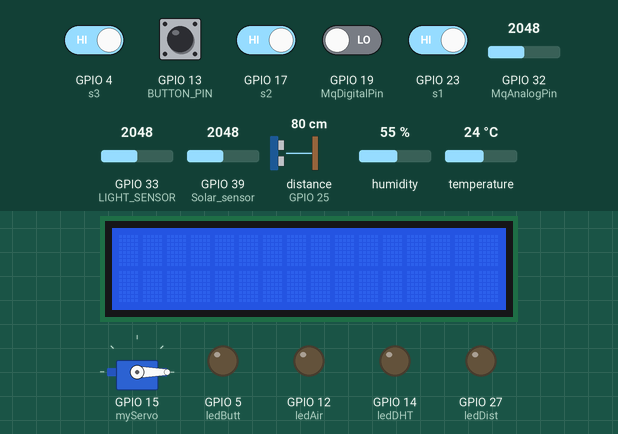
Recording of a sketch running on a simulated ESP32. On the bench: 16×2 character LCD, servo, output pins drawn as LEDs (lit = HIGH). Wiring (inferred from the names in the program): ultrasonic range finder: trigger GPIO 26; echo GPIO 25. Inputs (shaded band) come from the test bench; at power-on: GPIO 4 (s3), GPIO 13 (BUTTON_PIN), GPIO 17 (s2), GPIO 23 (s1) HIGH, GPIO 19 (MqDigitalPin) LOW, GPIO 32 (MqAnalogPin) = 2048, GPIO 33 (LIGHT_SENSOR) = 2048, GPIO 39 (Solar_sensor) = 2048, distance to the obstacle (sensor on GPIO 25) 80 cm, humidity 55 %, temperature 24 °C. The echo pulse lasts 58.3 µs per cm; WiFi joins after 1.5 s; servers stay silent unless stated; web services answer with replies made up by the test bench; pins used as bus, display or sensor lines are not drawn; what the sketch prints to the serial monitor is not drawn.

Above: at 4.8 s.
4.9 s: GPIO 4 (s3) driven LOW
At 6.8 s:
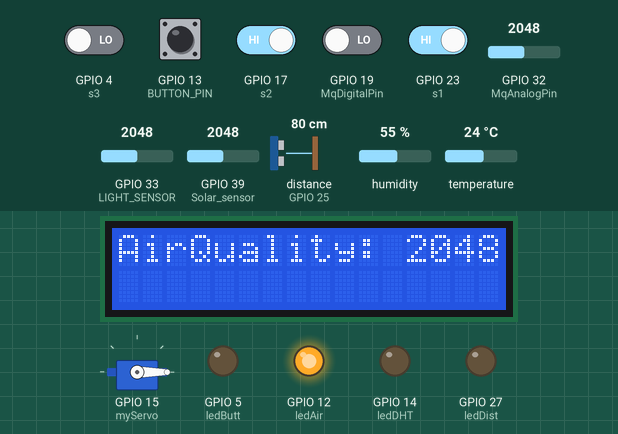
7.4 s: GPIO 17 (s2) driven LOW
At 9.3 s:
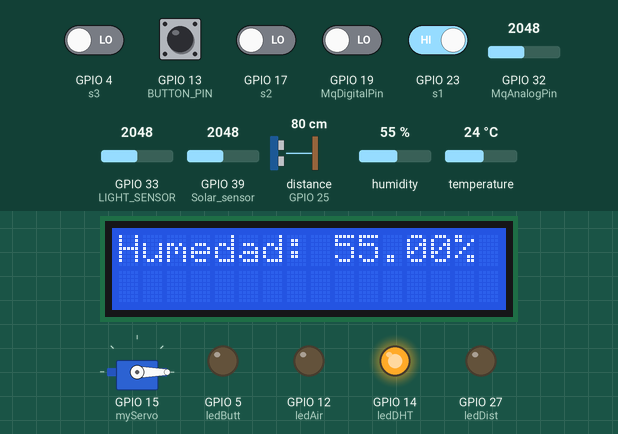
9.6 s: GPIO 23 (s1) driven LOW
At 11.0 s:
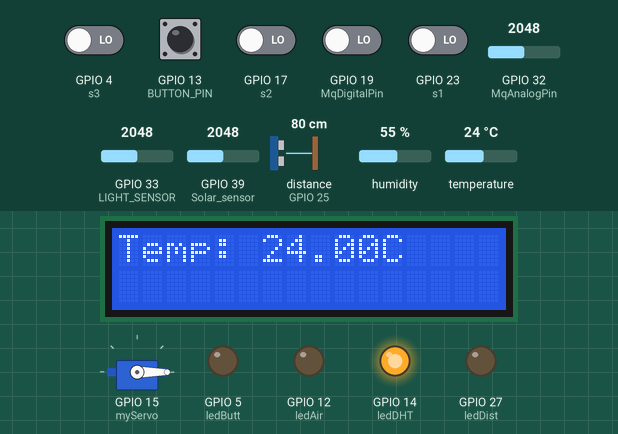
11.9 s: GPIO 17 (s2) driven HIGH
At 13.7 s:
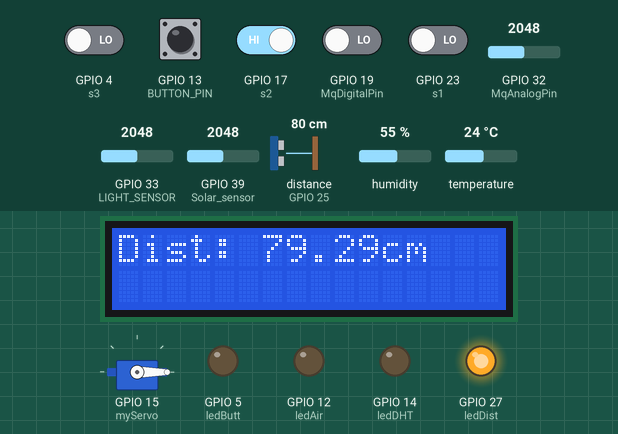
14.1 s: GPIO 4 (s3) driven HIGH
At 16.1 s:
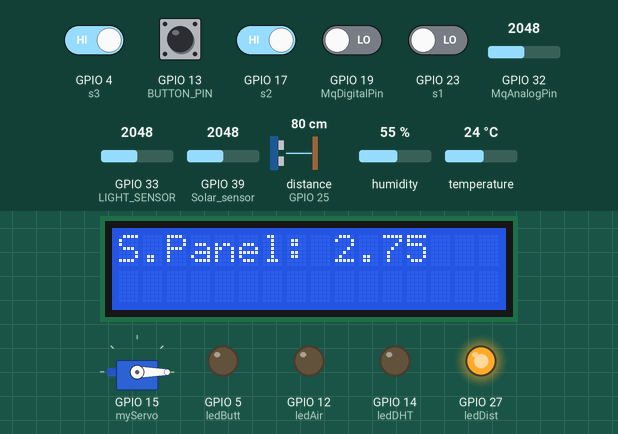
16.4 s: GPIO 17 (s2) driven LOW
At 17.7 s:
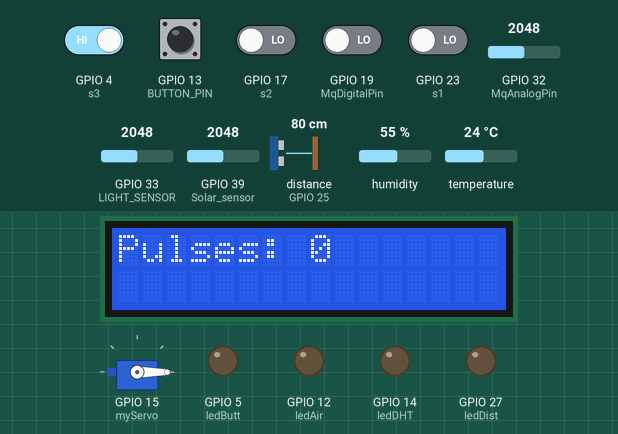
Timing chart, 0 to 19.4 s (numbered marks = the images above; inputs shaded):
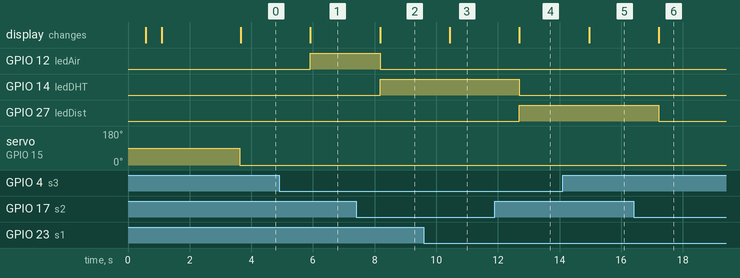

The sketch:

IOT_Reto.ino
```cpp
#include <HTTPClient.h>
#include <DHT.h>
#include <LiquidCrystal_I2C.h>
#include <ESP32Servo.h>

#define DHTTYPE DHT11
#define TRIG_PIN 26
#define ECHO_PIN 25
#define MqAnalogPin 32
#define MqDigitalPin 19
#define BUTTON_PIN 13
#define LIGHT_SENSOR 33
#define Solar_sensor 39

// Creacion LCD
LiquidCrystal_I2C lcd(0x27, 16, 2);

// Selectores
int s1 = 23;
int s2 = 17;
int s3 = 4;
int ledAir = 12;
int ledDHT = 14;
int ledButt = 5;
int ledDist = 27;
//Cosas para PanelSolar https://how2electronics.com/iot-based-solar-power-monitoring-system-with-esp32/
float R1 = 30000;
float R2 = 7500;
int value = 0;
float Vout = 0;
float Vin = 0 ;

Servo myServo; // Servo object

// Configuración Wi-Fi
const char* ssid = "Mau";
const char* password = "carspotter1";

/* const char* ssid = "InMorris-WiFi";
const char* password = "Umpalumpa.149";
 */
// Configuración de Thingspeak
String apiKey = "858RKIG8JVX5DXJQ";
const char* server = "http://api.thingspeak.com";

// Sensores
DHT dht(18, DHTTYPE);
float duration_us, distance_cm;

//Cosas para PushButtn
volatile int count = 0;
volatile unsigned long lastPressTime = 0; // Variable to track the last press time
void botonPulsado() {
  unsigned long currentTime = millis();
  if (currentTime - lastPressTime > 200) { // Debounce delay (200ms)
    count++;
    digitalWrite(ledButt, HIGH);
    lastPressTime = currentTime; // Update the last press time
  }
}

void setup() {
  // LCD
  lcd.init();
  lcd.backlight();
  // Serial
  Serial.begin(115200);
  // PinModes
  pinMode(TRIG_PIN, OUTPUT);
  pinMode(ECHO_PIN, INPUT);
  pinMode(MqDigitalPin, INPUT);
  pinMode(BUTTON_PIN, INPUT_PULLUP);
  pinMode(s1, INPUT);
  pinMode(s2, INPUT);
  pinMode(s3, INPUT);
  pinMode(ledAir, OUTPUT);
  pinMode(ledDist, OUTPUT);
  pinMode(ledDHT, OUTPUT);
  pinMode(ledButt, OUTPUT);
  analogSetAttenuation(ADC_11db);
  // DHT
  dht.begin();
  // WiFi
  WiFi.begin(ssid, password);
  Serial.print("Connecting to Wi-Fi");
  while (WiFi.status() != WL_CONNECTED) {
    delay(500);
    Serial.print(".");
    lcd.print("Connecting...");
  }
  Serial.println("\nConnected to Wi-Fi");
  Serial.print("IP Address: ");
  Serial.println(WiFi.localIP());
  delay(2000);
  //Interrupt
  attachInterrupt(BUTTON_PIN, botonPulsado, FALLING);
  ///Servo
  myServo.attach(15); // P15
}

void loop() {
  // Botón
  if(digitalRead(BUTTON_PIN) == HIGH){
    digitalWrite(ledButt, LOW);
  }
  else{
    digitalWrite(ledButt, HIGH);
    //delay(1);
  }
  // Lectura de DHT
  float humidity = dht.readHumidity();
  float temperature = dht.readTemperature(true);
  float temperatureC = dht.readTemperature();

  // Lectura del sensor ultrasónico
  digitalWrite(TRIG_PIN, HIGH);
  delayMicroseconds(10);
  digitalWrite(TRIG_PIN, LOW);
  duration_us = pulseIn(ECHO_PIN, HIGH);
  distance_cm = 0.017 * duration_us;

  // Calidad de aire
  int analogValue = analogRead(MqAnalogPin);
  int digitalValue = digitalRead(MqDigitalPin);

  // LDR
  int LDRAnalog = analogRead(LIGHT_SENSOR);
  // SolarP
  value = analogRead(Solar_sensor);
  Vout = (value * 1.1) / 4095.0;
  Vin = Vout / (R2 / (R1 + R2));

  // Mover Servo
  if (analogValue > 2480) {
    myServo.write(180); // Mover servo a 90 grados
  } else {
    myServo.write(0); // Mover servo a 0 grados
  }

  // Imprimir datos Serial
  Serial.print("Humedad: ");
  Serial.print(humidity);
  Serial.print("%  Temperatura: ");
  Serial.print(temperature);
  Serial.print("°F  Temperatura (C): ");
  Serial.print(temperatureC);
  Serial.println("°C");
  Serial.print("Valor analógico del MQ: ");
  Serial.println(analogValue);
  Serial.print("Valor digital del MQ: ");
  Serial.println(digitalValue);
  Serial.print("Distancia: ");
  Serial.println(distance_cm);
  Serial.print("Pulsaciones: ");
  Serial.println(count);
  Serial.print("LDR Analog Value = ");
  Serial.print(LDRAnalog);
  if (LDRAnalog < 40) {
    Serial.println(" => Dark");
  }
  else if (LDRAnalog < 800) {
    Serial.println(" => Dim");
  }
  else if (LDRAnalog < 2000) {
    Serial.println(" => Light");
  }
  else if (LDRAnalog < 3200) {
    Serial.println(" => Bright");
  }
  else {
    Serial.println(" => Very bright");
  }
  Serial.print("SolarPanel Voltage: ");
  Serial.println(Vin);
  Serial.print("AnalogoSP: ");
  Serial.println(value);
  Serial.print("----------\n");

  // Imprimir LCD
  lcd.clear();
  lcd.setCursor(0,0);

  if (digitalRead(s3) == LOW) {
      if (digitalRead(s2) == LOW && digitalRead(s1) == LOW){ // 000 - temp
        lcd.print("Temp: ");
        lcd.print(temperatureC);
        lcd.print("C");
        digitalWrite(ledDHT, HIGH);
        digitalWrite(ledAir, LOW);
        digitalWrite(ledDist, LOW);
      }
      else if(digitalRead(s2) == LOW && digitalRead(s1) == HIGH){ // 001 - hum
        lcd.print("Humedad: ");
        lcd.print(humidity);
        lcd.print("%");
        digitalWrite(ledDHT, HIGH);
        digitalWrite(ledAir, LOW);
        digitalWrite(ledDist, LOW);
      }
      else if(digitalRead(s2) == HIGH && digitalRead(s1) == LOW){ // 010 - dist
        lcd.print("Dist: ");
        lcd.print(distance_cm);
        lcd.print("cm");
        digitalWrite(ledDHT, LOW);
        digitalWrite(ledAir, LOW);
        digitalWrite(ledDist, HIGH);
      }
      else if(digitalRead(s2) == HIGH && digitalRead(s1) == HIGH){ // 011 - airQ
        lcd.print("AirQuality: ");
        lcd.print(analogValue);
        digitalWrite(ledDHT, LOW);
        digitalWrite(ledAir, HIGH);
        digitalWrite(ledDist, LOW);
      }
  }
  else {
      if (digitalRead(s2) == LOW && digitalRead(s1) == LOW){ // 100 - pulses
        lcd.print("Pulses: ");
        lcd.print(count);
        digitalWrite(ledDHT, LOW);
        digitalWrite(ledAir, LOW);
        digitalWrite(ledDist, LOW);
      }
      else if (digitalRead(s2) == LOW && digitalRead(s1) == HIGH){ // 101 - light level
        lcd.print("Light: ");
        lcd.print(LDRAnalog);
        digitalWrite(ledDHT, LOW);
        digitalWrite(ledAir, LOW);
        digitalWrite(ledDist, LOW);
      }
      else if (digitalRead(s2) == HIGH && digitalRead(s1) == LOW){ // 110 - sOLAR pANEL
        lcd.print("S.Panel: ");
        lcd.print(Vin);
      }
  }

  // Verificar DHT
  if (isnan(humidity) || isnan(temperatureC)) {
    Serial.println("Error al leer del sensor DHT11");
    return;
  }

  if (WiFi.status() == WL_CONNECTED) {
    // Enviar datos a ThingSpeak
    HTTPClient http;
    String url = String(server) + "/update?api_key=" + apiKey + "&field1=" + String(temperatureC) + "&field2=" + String(humidity) + "&field3=" + String(analogValue) + "&field4=" + String(distance_cm) + "&field5=" + String(count) + "&field6=" + String(LDRAnalog) + "&field7=" + String(Vin);
    http.begin(url);
    int httpResponseCode = http.GET();
    if (httpResponseCode > 0) {
      Serial.println("Datos enviados a ThingSpeak!");
      Serial.println("Código de respuesta HTTP: " + String(httpResponseCode));
    }
    else {
      Serial.println("Error en la conexión: " + String(httpResponseCode));
    }
    http.end();
  }
  else {
    Serial.println("No conectado a Wi-Fi");
  }
  delay(2000);
}
```

Measured:
- after the input at 4.9 s, GPIO 12 (ledAir): LOW → HIGH after 1.0 s; the display: changes after 1.0 s (image 1)
- after the input at 7.4 s, GPIO 12 (ledAir): HIGH → LOW after 0.78 s; GPIO 14 (ledDHT): LOW → HIGH after 0.78 s; the display: changes after 0.78 s (image 2)
- after the input at 9.6 s, the display: changes after 0.83 s (image 3)
- after the input at 11.9 s, GPIO 14 (ledDHT): HIGH → LOW after 0.80 s; GPIO 27 (ledDist): LOW → HIGH after 0.80 s; the display: changes after 0.80 s (image 4)
- after the input at 14.1 s, the display: changes after 0.86 s (image 5)
- after the input at 16.4 s, GPIO 27 (ledDist): HIGH → LOW after 0.81 s; the display: changes after 0.81 s (image 6)
